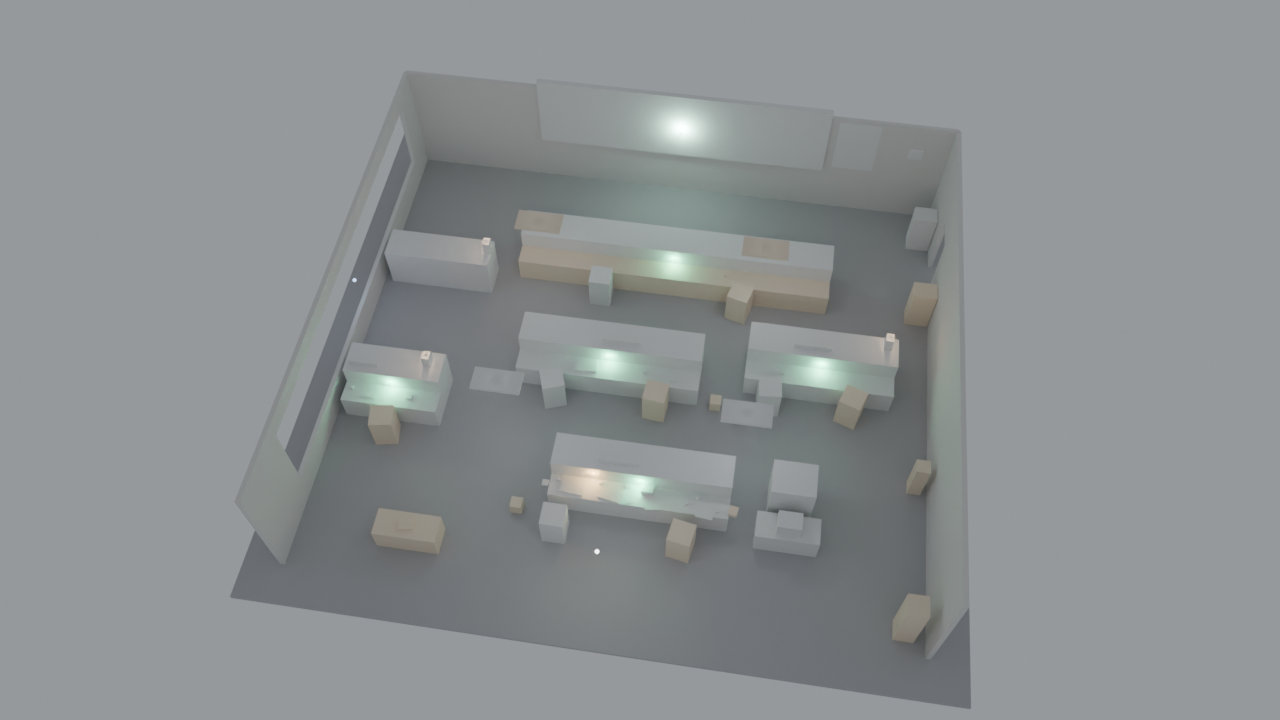
#> input picture web/fixtures/blockout_overview.png, 1280 x 720 px
$ python -i check_match.py   (imports and definitions only)
#> lines starting #> are read from the running program, lines starting #| are printed output that depends on the picture
#> further down, picture is the input picture: PIL image 1280x720 RGBA; mean R, G, B, A 140, 143.5, 145.1, 255
"""Camera-match check: overlay Unreal MRQ frames on the Cycles frames of the same shot.

    uv run --python 3.13 --with pillow --with numpy python -I unreal_demo/check_match.py <shot> [blender_frame ...]

Default frames: 1 and the middle frame. Writes unreal_demo/check/<shot>_f####.png, a 2x2 sheet:
  Cycles | Unreal
  50/50 blend | edges (Cycles red, Unreal cyan; white where they coincide)
and prints an edge-alignment score per frame: the best integer shift (px) between the two edge maps within +-12 px
(0,0 = aligned) and the edge correlation at zero shift vs at the best shift.
"""
import json
import sys
from pathlib import Path

import numpy as np
from PIL import Image, ImageDraw, ImageFilter, ImageFont

ROOT = Path(__file__).resolve().parent.parent
shot = sys.argv[1]
# [1 line not run here, left out]
# [1 line that did not run here, left out]
# [1 line that did not run here, left out]
OUT = ROOT / "unreal_demo/check"
# [1 line not run here, left out]
fnt = ImageFont.truetype("C:/Windows/Fonts/bahnschrift.ttf", 26)


def edges(im):
    g = im.convert("L").filter(ImageFilter.GaussianBlur(1.2)).filter(ImageFilter.FIND_EDGES)
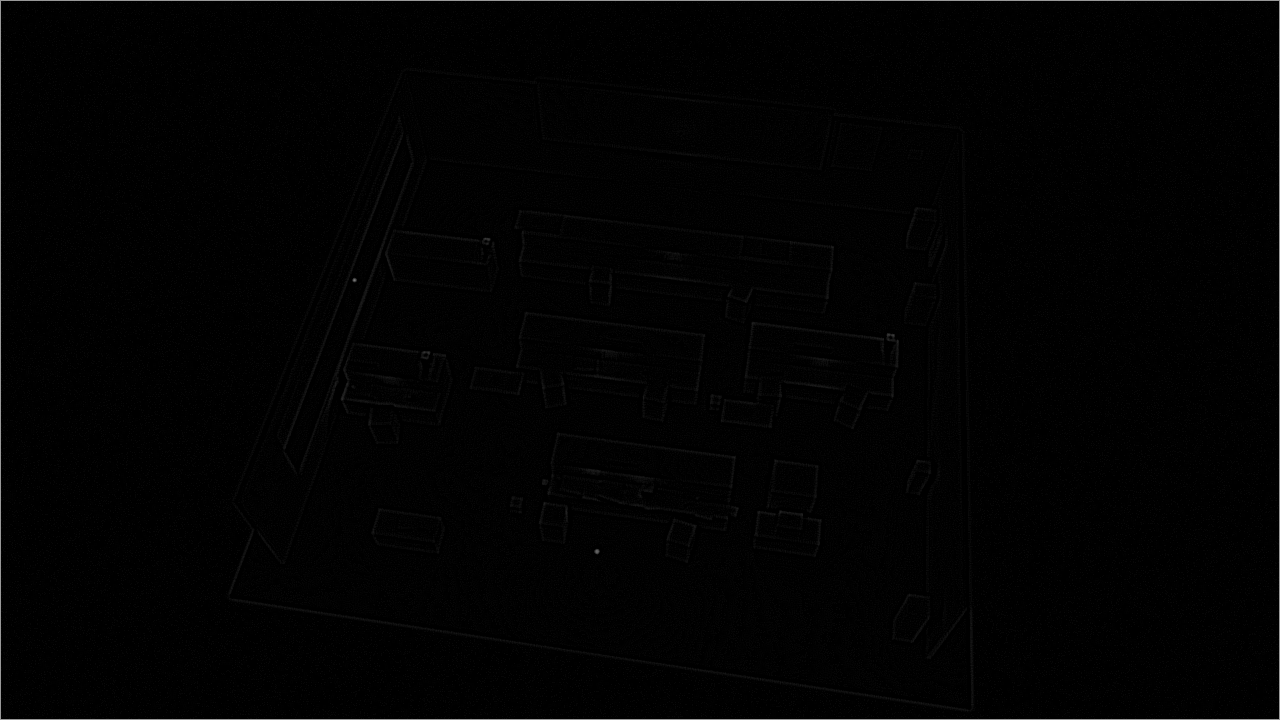
#> g: PIL image 1280x720 L; min 0, max 153, mean 2
    a = np.asarray(g, np.float32)
    return a / (a.max() + 1e-6)


def corr(a, b):
    a = a - a.mean()
    b = b - b.mean()
    return float((a * b).sum() / (np.sqrt((a * a).sum() * (b * b).sum()) + 1e-9))


# [36 lines not run here, left out]

>>> from PIL import Image
>>> picture = Image.open('../web/fixtures/blockout_overview.png')
>>> result = edges(picture)
